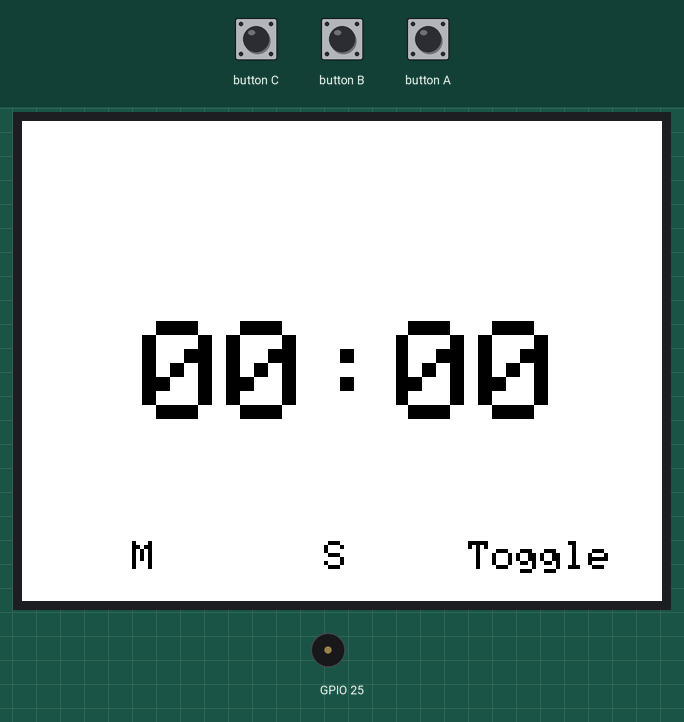
Recording of a sketch running on a simulated ESP32. Parts: 320×240 colour display, buzzer (waves = sounding). The inputs (shaded band) are chosen by the test bench.

Above: at 1.5 s.
1.6 s: button B pressed for 0.15 s
At 2.8 s:
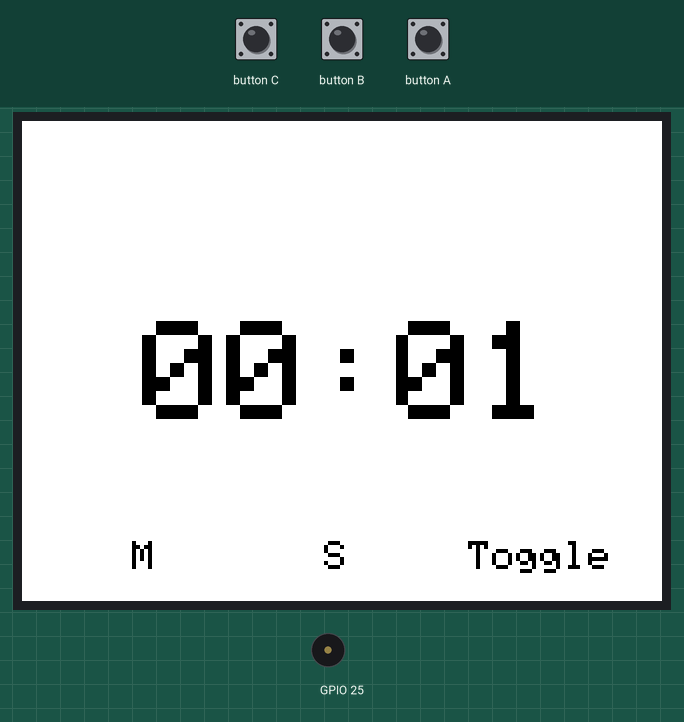
3.2 s: button C pressed for 0.15 s
At 4.5 s:
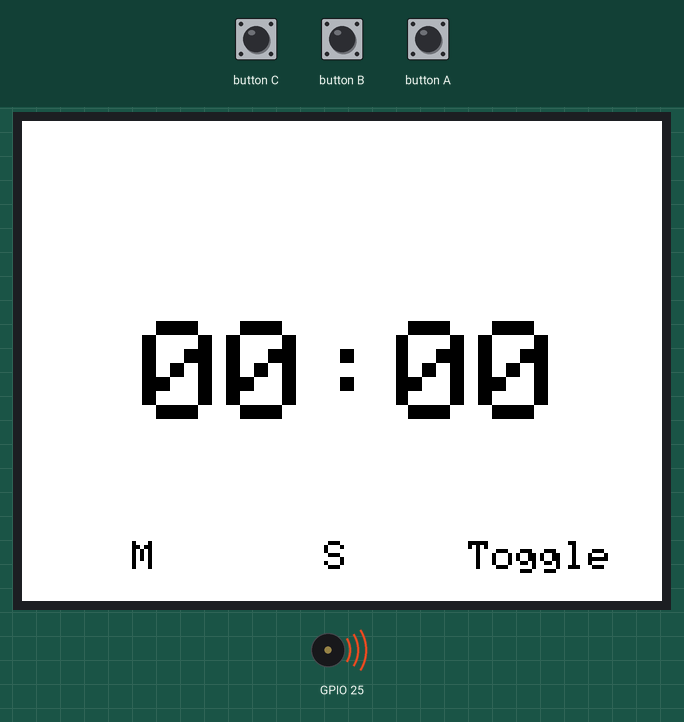
4.8 s: button A pressed for 0.15 s
At 5.1 s:
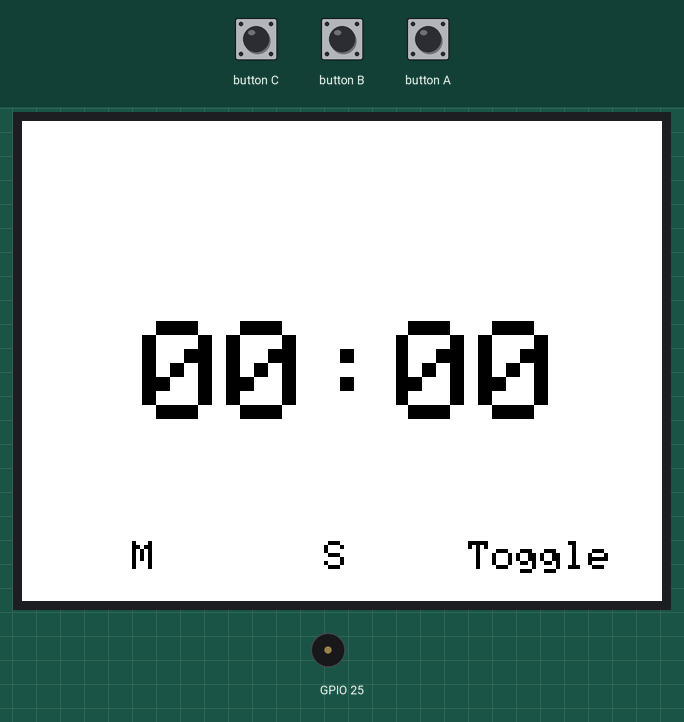
6.4 s: button A pressed for 1 s
At 7.7 s:
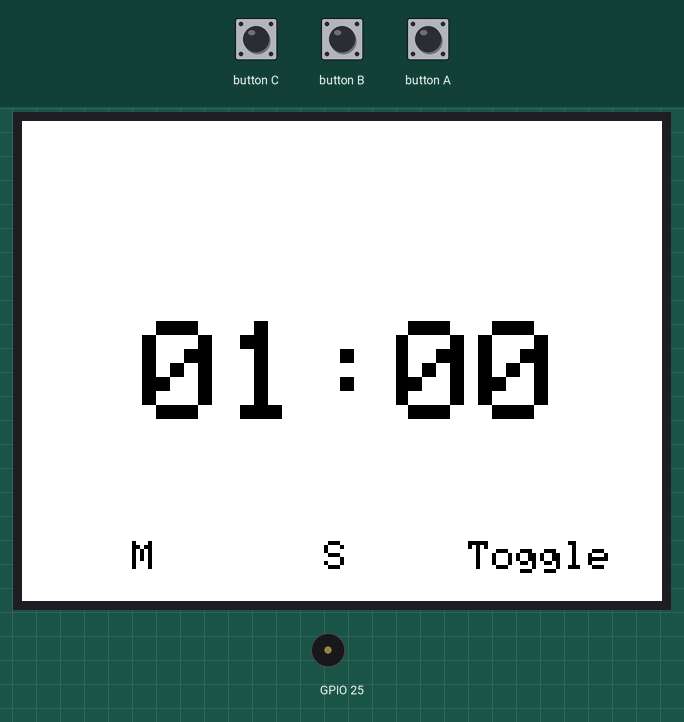
8.9 s: button C pressed for 1 s
At 10.7 s:
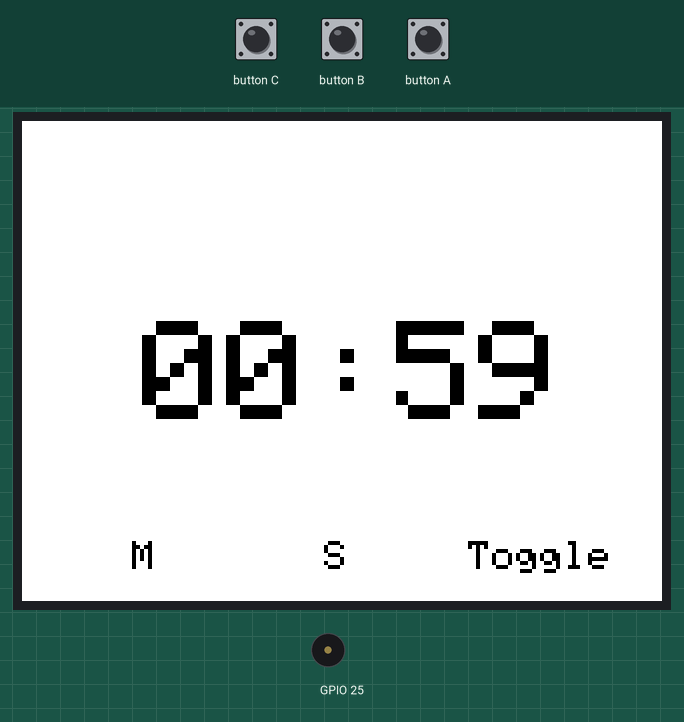
Timing chart, 0 to 12.2 s (numbered marks = the images above; inputs shaded):
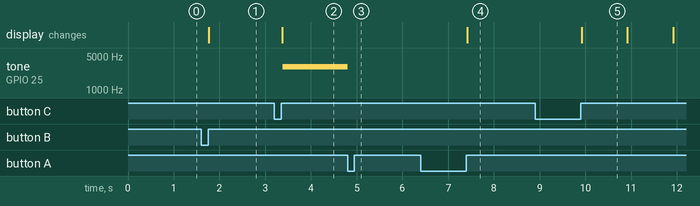

The sketch:

4task4.ino
```cpp
#include <Arduino.h>
#include <M5Stack.h>
#define TFT_GREY 0x5AEB
long currenttime = 0;
long targetTime = 0;
boolean timerRun = false;
boolean firstRun = true;
long a, b, c;
boolean catcher = false;
void DrawScreen(long sec)
{
    //TimeCode Construction
    M5.Lcd.setCursor(60, 100);
    M5.Lcd.setTextSize(10);
    M5.Lcd.printf("%02d %02d", ((sec - (sec % 60)) / 60), (sec % 60));
    //Cursor Construction
    M5.Lcd.setCursor(145, 100);
    M5.Lcd.setTextSize(10);
    M5.Lcd.print(":");
}
void setup()
{
    M5.begin();
    M5.Lcd.clear();
    M5.Lcd.fillScreen(TFT_WHITE);
    M5.Lcd.setTextColor(TFT_BLACK, TFT_WHITE);
    //Hot Tips
    M5.Lcd.setCursor(55, 210);
    M5.Lcd.setTextSize(2);
    M5.Lcd.print("M       S     Toggle");
    M5.Lcd.setTextSize(1);
    Serial.begin(115200);
    DrawScreen(0);
}
void loop()
{
    if (M5.BtnA.wasPressed())
        a = millis();
    if (M5.BtnB.wasPressed())
        b = millis();
    if (M5.BtnC.wasPressed())
        c = millis();
    if (M5.BtnA.wasReleased() && !timerRun)
    {
        if (millis() - a >= 3000)
        {
            currenttime = currenttime % 60;
        }
        else
        {
            currenttime += 60;
            firstRun = false;
        }
        DrawScreen(currenttime);
        if (catcher)catcher = false;

    }
    if (M5.BtnB.wasReleased() && !timerRun)
    {
        if (millis() - b >= 3000)
        {
            currenttime = currenttime - (currenttime % 60);
        }
        else
        {
            currenttime += 1;
            firstRun = false;
        }
        DrawScreen(currenttime);
        if (catcher)catcher = false;
    }
    if (M5.BtnC.wasReleased())
    {
        if (millis() - c >= 3000)
        {
            timerRun = false;
            firstRun = true;
            currenttime = 0;
            DrawScreen(currenttime);
        }
        else if (!catcher)
        {
            timerRun = !timerRun;
            if (currenttime==0&&timerRun)timerRun=!timerRun;
        }
        if (catcher)catcher = false;
    }
    if (currenttime <= 0 && !firstRun && timerRun)
    {
        DrawScreen(0);
        M5.Speaker.tone(3000);
        while (!firstRun)
        {
            if (M5.BtnA.wasPressed() || M5.BtnB.wasPressed() || M5.BtnC.wasPressed())
            {
                catcher = true;
                break;
            }
            M5.update();
        }
        M5.Speaker.mute();
        firstRun = true;
        timerRun = false;
    }
    if (targetTime < millis() && timerRun && !firstRun)
    {
        targetTime = millis() + 1000;
        currenttime--;
        DrawScreen(currenttime);
    }
    M5.update();
}
```

Measured:
- after the input at 1.6 s, the display: changes after 0.17 s (image 1)
- after the input at 3.2 s, tone on GPIO 25: silent → 3000 Hz after 0.18 s; the display: changes after 0.17 s (image 2)
- after the input at 4.8 s, tone on GPIO 25: 3000 Hz → silent at once
- after the input at 6.4 s, the display: changes after 1.0 s (image 4)
- after the input at 8.9 s, the display: changes after 1.0 s (image 5)
- what the display in image 5 shows lasts 1.0 s, from 9.9 s to 10.9 s
